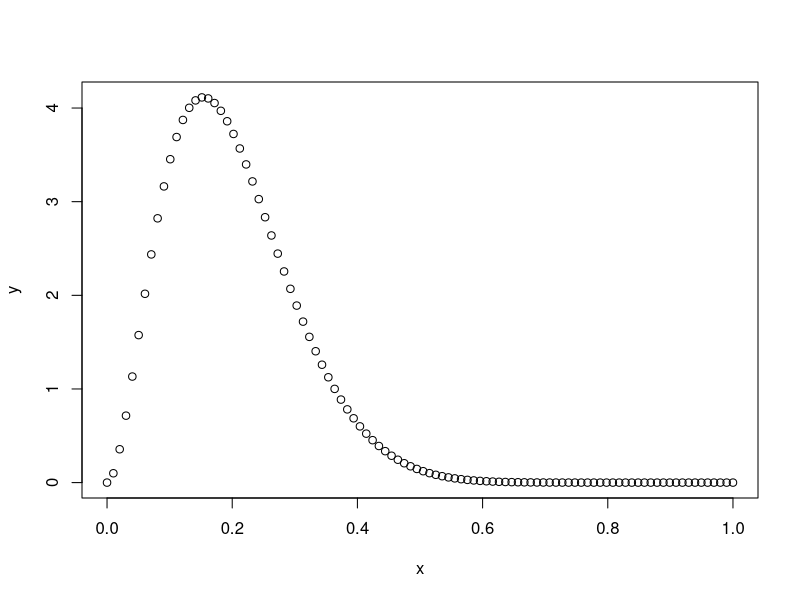
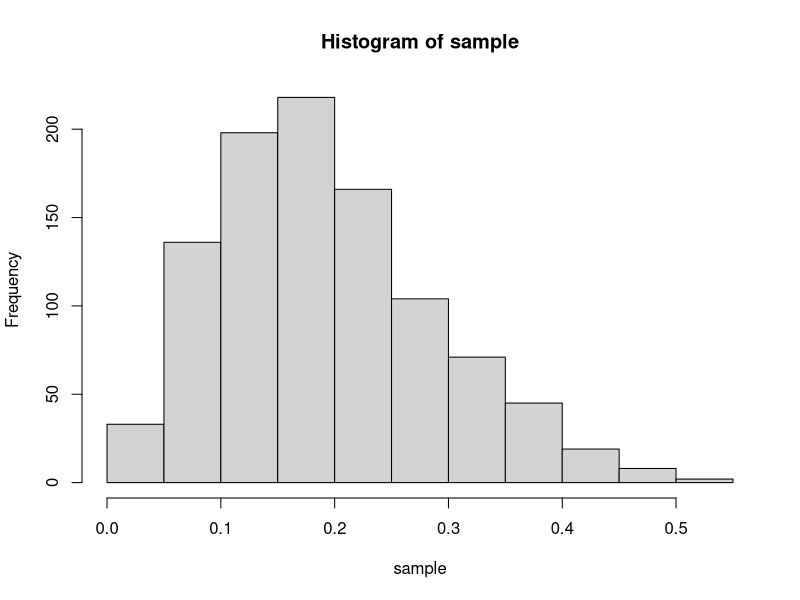

Here is the R script that generated these plots, in order:
## ---- chunk 1
# This chunk just sets echo = TRUE as default (i.e. print all code)
knitr::opts_chunk$set(echo = TRUE)
## ---- chunk 2
mu <- 0.2
var <- 0.01
alpha <- mu * (((mu*(1-mu))/var) - 1)
beta <- (alpha*(1-mu))/mu
x <- seq(0, 1, length=100)
y <- dbeta(x, alpha, beta)
plot(x, y)
## ---- chunk 3
n <- 1000
sample <- rbeta(n, alpha, beta)
hist(sample)
## ---- chunk 4
mu_bar <- mean(sample)
var_bar <- var(sample)
print(paste("Sample mean:", format(mu_bar)))
print(paste("Sample variance:", format(var_bar)))
## ---- chunk 5
print(paste("The central 95% probability interval of the distribution from the drawn samples is", format(quantile(sample, probs = 0.95))))
## ---- chunk 6
boxes <- matrix(c(2,4,1,5,1,3), ncol = 2,
                dimnames = list(c("A", "B", "C"), c("red", "white")))
boxes
p_red <- function(boxes) {
  p_A <- 0.4
  p_B <- 0.1
  p_C <- 0.5
  p <- p_A*boxes[1,1]/sum(boxes[1,]) + p_B*boxes[2,1]/sum(boxes[2,]) + p_C*boxes[3,1]/sum(boxes[3,])
  return(p)
}
p_red(boxes = boxes)
## ---- chunk 7
p_box <- function(boxes) {
  p_A <- 0.4
  p_B <- 0.1
  p_C <- 0.5
  p_A.red <- p_A*boxes[1,1]/sum(boxes[1,])/p_red(boxes)
  p_B.red <- p_B*boxes[2,1]/sum(boxes[2,])/p_red(boxes)
  p_C.red <- p_C*boxes[3,1]/sum(boxes[3,])/p_red(boxes)
  return(c(p_A.red, p_B.red, p_C.red))
}
p_box(boxes = boxes)
## ---- chunk 8
p_identical_twin <- function(fraternal_prob, identical_prob) {
  p_it.and.tb <- identical_prob * 0.5
  p_ft.and.tb <- fraternal_prob * 0.5 * 0.5
  return(p_it.and.tb/(p_it.and.tb + p_ft.and.tb))
}
p_identical_twin(fraternal_prob = 1/150, identical_prob = 1/400)
